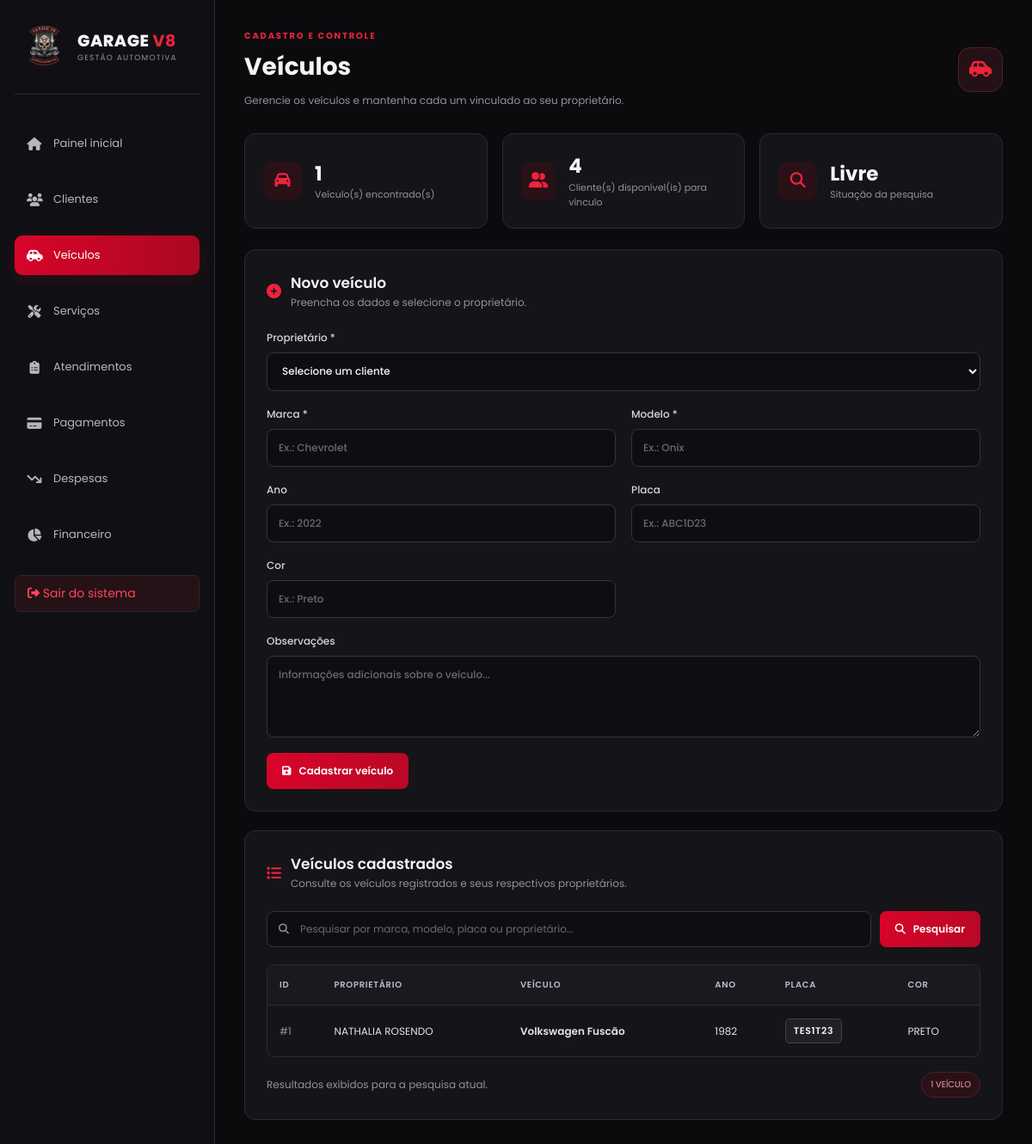
Screenshot of /veiculos.php (signed in) with the database file from the repository.
### tables this page shows
CREATE TABLE `veiculos` (
  `id_veiculo` int NOT NULL,
  `id_cliente` int NOT NULL,
  `marca` varchar(50) NOT NULL,
  `modelo` varchar(50) NOT NULL,
  `ano` int DEFAULT NULL,
  `placa` varchar(10) DEFAULT NULL,
  `cor` varchar(30) DEFAULT NULL,
  `observacoes` text
);

CREATE TABLE `clientes` (
  `id_cliente` int NOT NULL,
  `nome` varchar(100) NOT NULL,
  `telefone` varchar(20) DEFAULT NULL,
  `email` varchar(200) DEFAULT NULL,
  `observacoes` text,
  `cep` varchar(9) DEFAULT NULL,
  `logradouro` varchar(150) DEFAULT NULL,
  `numero` varchar(20) DEFAULT NULL,
  `complemento` varchar(100) DEFAULT NULL,
  `bairro` varchar(100) DEFAULT NULL,
  `cidade` varchar(100) DEFAULT NULL,
  `estado` char(2) DEFAULT NULL,
  `data_cadastro` datetime NOT NULL DEFAULT CURRENT_TIMESTAMP,
  `cadastrado_por` int NOT NULL
);

### veiculos.php (the view, shortened to what this page needs)
<?php
require_once __DIR__ . '/config/conexao.php';
function e($valor)
{
    return htmlspecialchars((string) $valor, ENT_QUOTES, 'UTF-8');
}
$stmtClientes = $pdo->query(
    'SELECT id_cliente, nome FROM clientes ORDER BY nome'
);
$clientes = $stmtClientes->fetchAll();
$busca = trim($_GET['busca'] ?? '');
$sql = "SELECT
            v.id_veiculo,
            v.marca,
            v.modelo,
            v.ano,
            v.placa,
            v.cor,
            c.nome AS nome_cliente
        FROM veiculos v
        INNER JOIN clientes c ON c.id_cliente = v.id_cliente";
if ($busca !== '') {
    $sql .= " WHERE v.marca LIKE ?
              OR v.modelo LIKE ?
              OR v.placa LIKE ?
              OR c.nome LIKE ?";
    $stmt = $pdo->prepare($sql . ' ORDER BY v.id_veiculo DESC');
    $termo = '%' . $busca . '%';
    $stmt->execute([$termo, $termo, $termo, $termo]);
} else {
    $stmt = $pdo->query($sql . ' ORDER BY v.id_veiculo DESC');
}
$veiculos = $stmt->fetchAll();
$totalVeiculos = count($veiculos);
?>
<!DOCTYPE html>
<html lang="pt-BR">
<head>
    <link rel="stylesheet" href="assets/style.css">
    <link rel="stylesheet" href="https://cdnjs.cloudflare.com/ajax/libs/font-awesome/6.5.2/css/all.min.css">
</head>
<body>
<div class="layout">
    <aside class="sidebar">
        <a href="index.php" class="brand">
            <img src="img/logogarage.png" alt="Logo Garage V8" class="brand-logo">
            <div class="brand-text">
                <span class="brand-name">GARAGE <strong>V8</strong></span>
                <span class="brand-subtitle">GESTÃO AUTOMOTIVA</span>
            </div>
        </a>
        <nav class="menu">
            <a href="index.php">
                <i class="fa-solid fa-house"></i>
                Painel inicial
            </a>
            <a href="clientes.php">
                <i class="fa-solid fa-users"></i>
                Clientes
            </a>
            <a href="veiculos.php" class="active">
                <i class="fa-solid fa-car-side"></i>
                Veículos
            </a>
            <a href="servicos.php">
                <i class="fa-solid fa-screwdriver-wrench"></i>
                Serviços
            </a>
            <a href="atendimentos.php">
                <i class="fa-solid fa-clipboard-list"></i>
                Atendimentos
            </a>
            <a href="pagamentos.php">
                <i class="fa-solid fa-credit-card"></i>
                Pagamentos
            </a>
            <a href="despesas.php">
                <i class="fa-solid fa-arrow-trend-down"></i>
                Despesas
            </a>
            <a href="financeiro.php">
                <i class="fa-solid fa-chart-pie"></i>
                Financeiro
            </a>
        </nav>
        <a href="logout.php" class="logout-link">
            <i class="fa-solid fa-right-from-bracket"></i>
            Sair do sistema
        </a>
    </aside>
    <main class="main">
        <header class="header">
            <div>
                <div class="eyebrow">CADASTRO E CONTROLE</div>
                <h1>Veículos</h1>
                <div class="muted">
                    Gerencie os veículos e mantenha cada um vinculado ao seu proprietário.
                </div>
            </div>
            <div class="header-icon">
                <i class="fa-solid fa-car-side"></i>
            </div>
        </header>
        <section class="stats-grid">
            <div class="stat-card">
                <div class="stat-icon">
                    <i class="fa-solid fa-car"></i>
                </div>
                <div>
                    <div class="stat-number"><?= $totalVeiculos ?></div>
                    <div class="stat-label">
                        Veículo(s) encontrado(s)
                    </div>
                </div>
            </div>
            <div class="stat-card">
                <div class="stat-icon">
                    <i class="fa-solid fa-user-group"></i>
                </div>
                <div>
                    <div class="stat-number"><?= count($clientes) ?></div>
                    <div class="stat-label">
                        Cliente(s) disponível(is) para vínculo
                    </div>
                </div>
            </div>
            <div class="stat-card">
                <div class="stat-icon">
                    <i class="fa-solid fa-magnifying-glass"></i>
                </div>
                <div>
                    <div class="stat-number">
                        <?= $busca !== '' ? 'Ativa' : 'Livre' ?>
                    </div>
                    <div class="stat-label">
                        Situação da pesquisa
                    </div>
                </div>
            </div>
        </section>
        <section class="card">
            <div class="card-heading">
                <i class="fa-solid fa-circle-plus"></i>
                <div>
                    <h2>Novo veículo</h2>
                    <div class="muted">
                        Preencha os dados e selecione o proprietário.
                    </div>
                </div>
            </div>
            <?php if (!$clientes): ?>
                <div class="message error">
                    <i class="fa-solid fa-circle-info"></i>
                    Cadastre um cliente antes de adicionar um veículo.
                </div>
                <a href="clientes.php" class="btn">
                    <i class="fa-solid fa-user-plus"></i>
                    Ir para cadastro de clientes
                </a>
            <?php else: ?>
                <form method="post">
                    <div class="form-grid">
                        <label class="field full">
                            Proprietário *
                            <select name="id_cliente" required>
                                <option value="">Selecione um cliente</option>
                            </select>
                        </label>
                        <label class="field">
                            Marca *
                            <input
                                name="marca"
                                maxlength="50"
                                value="<?= e($_POST['marca'] ?? '') ?>"
                                placeholder="Ex.: Chevrolet"
                                required
                            >
                        </label>
                        <label class="field">
                            Modelo *
                            <input
                                name="modelo"
                                maxlength="50"
                                value="<?= e($_POST['modelo'] ?? '') ?>"
                                placeholder="Ex.: Onix"
                                required
                            >
                        </label>
                        <label class="field">
                            Ano
                            <input
                                type="number"
                                name="ano"
                                min="1900"
                                max="<?= (int) date('Y') + 1 ?>"
                                value="<?= e($_POST['ano'] ?? '') ?>"
                                placeholder="Ex.: 2022"
                            >
                        </label>
                        <label class="field">
                            Placa
                            <input
                                name="placa"
                                maxlength="10"
                                value="<?= e($_POST['placa'] ?? '') ?>"
                                placeholder="Ex.: ABC1D23"
                            >
                        </label>
                        <label class="field">
                            Cor
                            <input
                                name="cor"
                                maxlength="30"
                                value="<?= e($_POST['cor'] ?? '') ?>"
                                placeholder="Ex.: Preto"
                            >
                        </label>
                        <label class="field full">
                            Observações
                            <textarea
                                name="observacoes"
                                placeholder="Informações adicionais sobre o veículo..."
                            ><?= e($_POST['observacoes'] ?? '') ?></textarea>
                        </label>
                        <div class="full">
                            <button class="btn" type="submit">
                                <i class="fa-solid fa-floppy-disk"></i>
                                Cadastrar veículo
                            </button>
                        </div>
                    </div>
                </form>
            <?php endif; ?>
        </section>
        <section class="card">
            <div class="card-heading">
                <i class="fa-solid fa-list"></i>
                <div>
                    <h2>Veículos cadastrados</h2>
                    <div class="muted">
                        Consulte os veículos registrados e seus respectivos proprietários.
                    </div>
                </div>
            </div>
            <form method="get" class="search-form">
                <div class="search-box">
                    <i class="fa-solid fa-magnifying-glass"></i>
                    <input
                        class="search-input"
                        name="busca"
                        placeholder="Pesquisar por marca, modelo, placa ou proprietário..."
                        value="<?= e($busca) ?>"
                    >
                </div>
                <button class="btn" type="submit">
                    <i class="fa-solid fa-magnifying-glass"></i>
                    Pesquisar
                </button>
            </form>
            <div class="table-wrap">
                <table>
                    <thead>
                        <tr>
                            <th>ID</th>
                            <th>Proprietário</th>
                            <th>Veículo</th>
                            <th>Ano</th>
                            <th>Placa</th>
                            <th>Cor</th>
                        </tr>
                    </thead>
                    <tbody>
                        <?php if (!$veiculos): ?>
                            <tr>
                                <td colspan="6" class="empty-state">
                                    <i class="fa-solid fa-car-side"></i>
                                    Nenhum veículo encontrado.
                                </td>
                            </tr>
                        <?php else: ?>
                            <?php foreach ($veiculos as $veiculo): ?>
                                <tr>
                                    <td class="vehicle-id">
                                        #<?= (int) $veiculo['id_veiculo'] ?>
                                    </td>
                                    <td>
                                        <?= e($veiculo['nome_cliente']) ?>
                                    </td>
                                    <td class="vehicle-name">
                                        <?= e($veiculo['marca']) ?>
                                        <?= e($veiculo['modelo']) ?>
                                    </td>
                                    <td>
                                        <?= e($veiculo['ano'] ?? '') ?: '—' ?>
                                    </td>
                                    <td>
                                        <?php if (!empty($veiculo['placa'])): ?>
                                            <span class="plate">
                                                <?= e($veiculo['placa']) ?>
                                            </span>
                                        <?php else: ?>
                                            <span class="muted">Não informada</span>
                                        <?php endif; ?>
                                    </td>
                                    <td>
                                        <?= e($veiculo['cor'] ?? '') ?: '—' ?>
                                    </td>
                                </tr>
                            <?php endforeach; ?>
                        <?php endif; ?>
                    </tbody>
                </table>
            </div>
            <div class="table-footer">
                <span class="muted">
                    Resultados exibidos para a pesquisa atual.
                </span>
                <span class="count-badge">
                    <?= $totalVeiculos ?>
                    <?= $totalVeiculos === 1 ? 'VEÍCULO' : 'VEÍCULOS' ?>
                </span>
            </div>
        </section>
    </main>
</div>
</body>
</html>

### assets/style.css (style rules this page uses)
* { box-sizing: border-box; }
body { margin: 0; font-family: Arial, sans-serif; background: #101116; color: #f5f5f5; }
.layout { display: flex; min-height: 100vh; }
.sidebar { width: 245px; background: #08090d; padding: 28px 20px; border-right: 1px solid #292a32; }
.menu a { display: block; padding: 13px; margin: 6px 0; border-radius: 7px; color: #c8cad2; text-decoration: none; }
.menu a:hover, .menu a.active { background: #351116; color: #ff4655; }
.main { flex: 1; padding: 35px; min-width: 0; }
.header { display: flex; justify-content: space-between; align-items: center; gap: 16px; margin-bottom: 30px; }
.header h1 { margin: 0 0 8px; font-size: 28px; }
.muted { color: #9b9eaa; }
.card { background: #191a22; border: 1px solid #2c2d38; border-radius: 12px; padding: 23px; }
.sidebar a.logout-link, .sidebar a.logout-link:link, .sidebar a.logout-link:visited, .sidebar a.logout-link:active { display: inline-block; margin-top: 18px; padding: 10px 14px; border: 1px solid #3b2028; border-radius: 7px; background: #241217; color: #ff4658 !important; text-decoration: none !important; font-size: 14px; }

### rows the page displays
veiculos: id_veiculo "1", id_cliente.nome "NATHALIA ROSENDO", marca "Volkswagen", modelo "Fuscão", ano "1982", placa "TES1T23", cor "PRETO"

### other values shown
$totalVeiculos "1"
count($clientes) "4"
